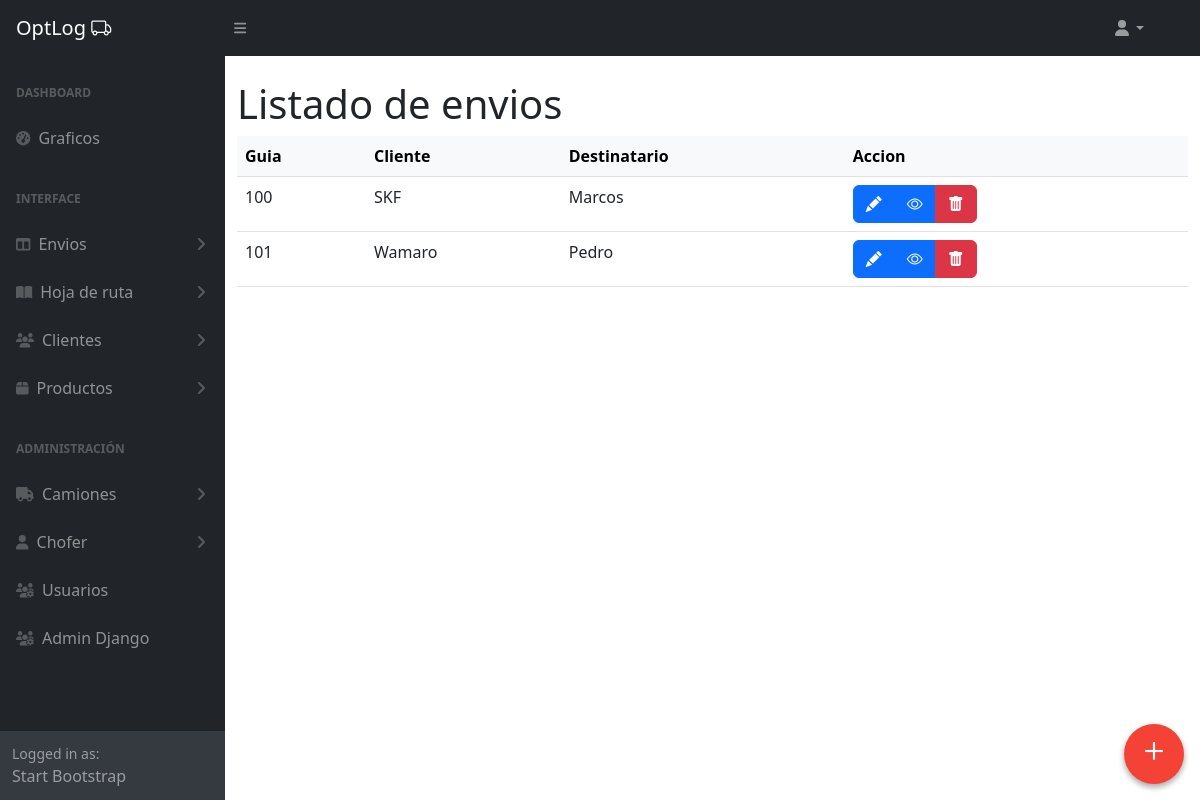
Screenshot of /envios/admin-panel/envios/ with the database file from the repository.
### envios/models.py (models this page shows, shortened)
class Envio(models.Model):
    guia = models.PositiveIntegerField(unique=True, editable=False)
    cliente = models.ForeignKey(Cliente, on_delete=models.CASCADE, related_name='envios')
    productos = models.ManyToManyField(Producto)
    destinatario_nombre = models.CharField(max_length=255)
    destinatario_direccion = models.CharField(max_length=255)
    destinatario_telefono = models.CharField(max_length=20)
    destinatario_email = models.EmailField()
    fecha_creacion = models.DateTimeField(auto_now_add=True)
    anula = models.BooleanField(default=False)
    usuario = models.ForeignKey(User, on_delete=models.SET_NULL, null=True, blank=True, editable=False)
    class Meta:
        verbose_name = 'Envío'
        verbose_name_plural = 'Envios'

### clientes/models.py (models this page shows)
class Cliente(models.Model):
    nombre = models.CharField(max_length=255)  # Nombre del cliente
    direccion = models.CharField(max_length=255)  # Dirección del cliente
    telefono = models.CharField(max_length=20)  # Teléfono del cliente
    email = models.EmailField(null=True, blank=True)
    def __str__(self):
        return self.nombre
    class Meta:
        verbose_name = 'Cliente'
        verbose_name_plural = 'Clientes'

### envios/views.py (the view)
# urls.py: path('admin-panel/envios/', EnvioListView.as_view(), name='envios_list'),
class EnvioListView(ListView):
    model = Envio
    template_name = 'envios/envios_list.html'
    context_object_name = 'envio'

### envios/templates/envios/envios_list.html (shortened to what this page needs)
{% extends 'core/base_admin.html' %}
{% block main %}
<div class="container mt-4">
  <h1 class="title">Listado de envios</h1>
        <table class="table table-hover">
            <thead class="table-light">
                <tr>
                    <th>Guia</th>
                    <th>Cliente</th>
                    <th>Destinatario</th>
                    <th>Accion</th>
                </tr>
            </thead>
            <tbody>
                {% for object in object_list %}
                <tr>
                    <td>{{object.guia}}</td>
                    <td>{{object.cliente | capfirst}}</td>
                    <td>{{object.destinatario_nombre}}</td>
                    <td>
                        <div class="btn-group" role="group" aria-label="Basic example">
                          <a href="{% url 'envios:envio_edit' object.id %}" type="button" class="btn btn-primary"><i class="bi-pencil-fill"></i></a>
                          <a href="{% url 'envios:envio_detail' object.id %}" type="button" class="btn btn-primary"><i class="bi-eye"></i></a>
                          <button type="button" class="btn btn-danger" data-bs-toggle="modal" data-bs-target="#deleteModal" data-delete-url="{% url 'envios:envio_delete' object.id %}" data-delete-name="{{ object.nombre }}, {{ object.apellido }}">
                            <i class="bi-trash-fill"></i>
                          </button>
                        </div>
                      </td>
                </tr>
                {% empty %}
                <p>No hay registros</p>
                {% endfor %}
            </tbody>
        </table>
    </div>
    <a href="{% url 'envios:envio_create' %} ">
      <div class="to-top">
        <i class="bi-plus"></i>
      </div>
    </a>
    {% endblock main %}

### rows the page displays
Envio: guia "100", cliente "SKF", destinatario_nombre "Marcos"
Envio: guia "101", cliente "Wamaro", destinatario_nombre "Pedro"
